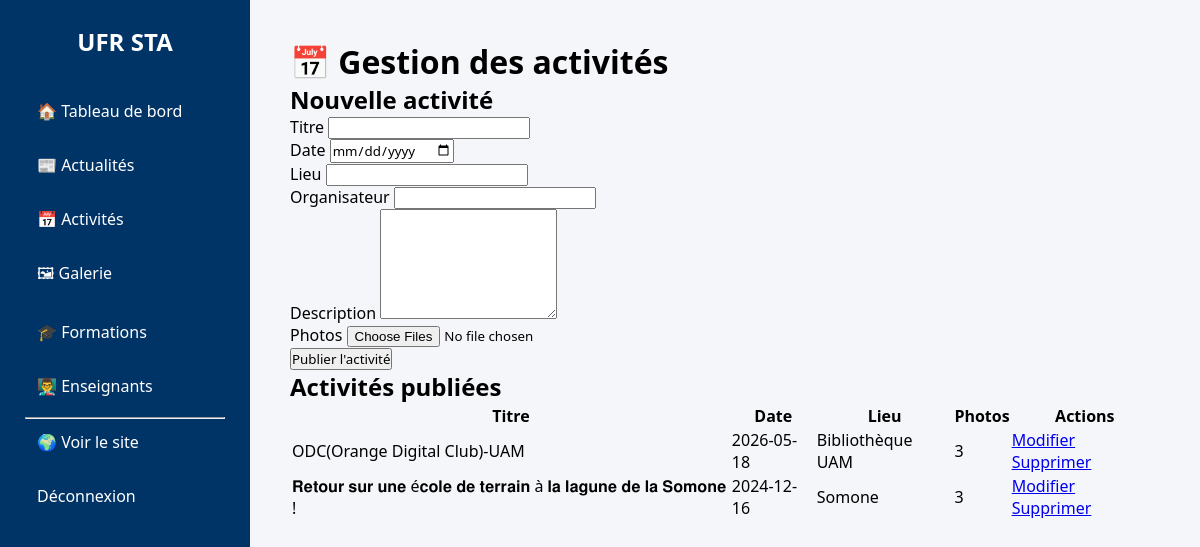
The app's page /admin/activites (signed in) with its own data.
### models.py (models this page shows)
class Activite(db.Model):
    __tablename__ = "activites"
    id = db.Column(db.Integer, primary_key=True)
    titre = db.Column(db.String(200), nullable=False)
    date = db.Column(db.String(100), nullable=False)
    lieu = db.Column(db.String(200), nullable=False)
    organisateur = db.Column(db.String(200), nullable=False)
    description = db.Column(db.Text, nullable=False)
    photos = db.relationship(
        "PhotoActivite",
        backref="activite",
        cascade="all, delete",
        lazy=True
    )

### app.py (the view, shortened to what this page needs)
@app.route('/admin/activites', methods=['GET', 'POST'])
def admin_activites():
    if not session.get('admin'):
        return redirect(url_for('admin_login'))
    activites = Activite.query.order_by(
        Activite.id.desc()
    ).all()
    return render_template(
        "admin/activites.html",
        activites=activites
    )

### templates/admin/activites.html (shortened to what this page needs)
{% extends "admin/base_admin.html" %}
{% block content %}
<div class="admin-page">
    <h1 class="page-title">
        📅 Gestion des activités
    </h1>
    <div class="admin-card">
        <h2>Nouvelle activité</h2>
        <form method="POST" enctype="multipart/form-data">
            <div class="form-group">
                <label>Titre</label>
                <input type="text" name="titre" required>
            </div>
            <div class="form-row">
                <div class="form-group">
                    <label>Date</label>
                    <input type="date" name="date" required>
                </div>
                <div class="form-group">
                    <label>Lieu</label>
                    <input type="text" name="lieu" required>
                </div>
            </div>
            <div class="form-group">
                <label>Organisateur</label>
                <input type="text" name="organisateur" required>
            </div>
            <div class="form-group">
                <label>Description</label>
                <textarea
                    name="description"
                    rows="6"
                    required></textarea>
            </div>
            <div class="form-group">
                <label>Photos</label>
                <input
                    type="file"
                    name="photos"
                    multiple
                    accept="image/*">
            </div>
            <button class="btn-save">
                Publier l'activité
            </button>
        </form>
    </div>
    <div class="admin-card">
        <h2>Activités publiées</h2>
        <table class="table-admin">
            <thead>
                <tr>
                    <th>Titre</th>
                    <th>Date</th>
                    <th>Lieu</th>
                    <th>Photos</th>
                    <th>Actions</th>
                </tr>
            </thead>
            <tbody>
            {% for activite in activites %}
            <tr>
                <td>{{ activite.titre }}</td>
                <td>{{ activite.date }}</td>
                <td>{{ activite.lieu }}</td>
                <td>
                    {% if activite.photos %}
                        {{ activite.photos|length }}
                    {% else %}
                        0
                    {% endif %}
                </td>
                <td>
                    <a
                        class="btn-edit"
                        href="{{ url_for('modifier_activite', id=activite.id) }}">
                        Modifier
                    </a>
                    <a
                        class="btn-delete"
                        href="{{ url_for('supprimer_activite', id=activite.id) }}"
                        onclick="return confirm('Supprimer cette activité ?')">
                        Supprimer
                    </a>
                </td>
            </tr>
            {% endfor %}
            </tbody>
        </table>
    </div>
</div>
{% endblock %}

### records on screen
Activite: titre "ODC(Orange Digital Club)-UAM", date "2026-05-18", lieu "Bibliothèque UAM", photos|length "3"
Activite: titre "𝐑𝐞𝐭𝐨𝐮𝐫 𝐬𝐮𝐫 𝐮𝐧𝐞 é𝐜𝐨𝐥𝐞 𝐝𝐞 𝐭𝐞𝐫𝐫𝐚𝐢𝐧 à 𝐥𝐚 𝐥𝐚𝐠𝐮𝐧𝐞 𝐝𝐞 𝐥𝐚 𝐒𝐨𝐦𝐨𝐧𝐞 !", date "2024-12-16", lieu "Somone", photos|length "3"
